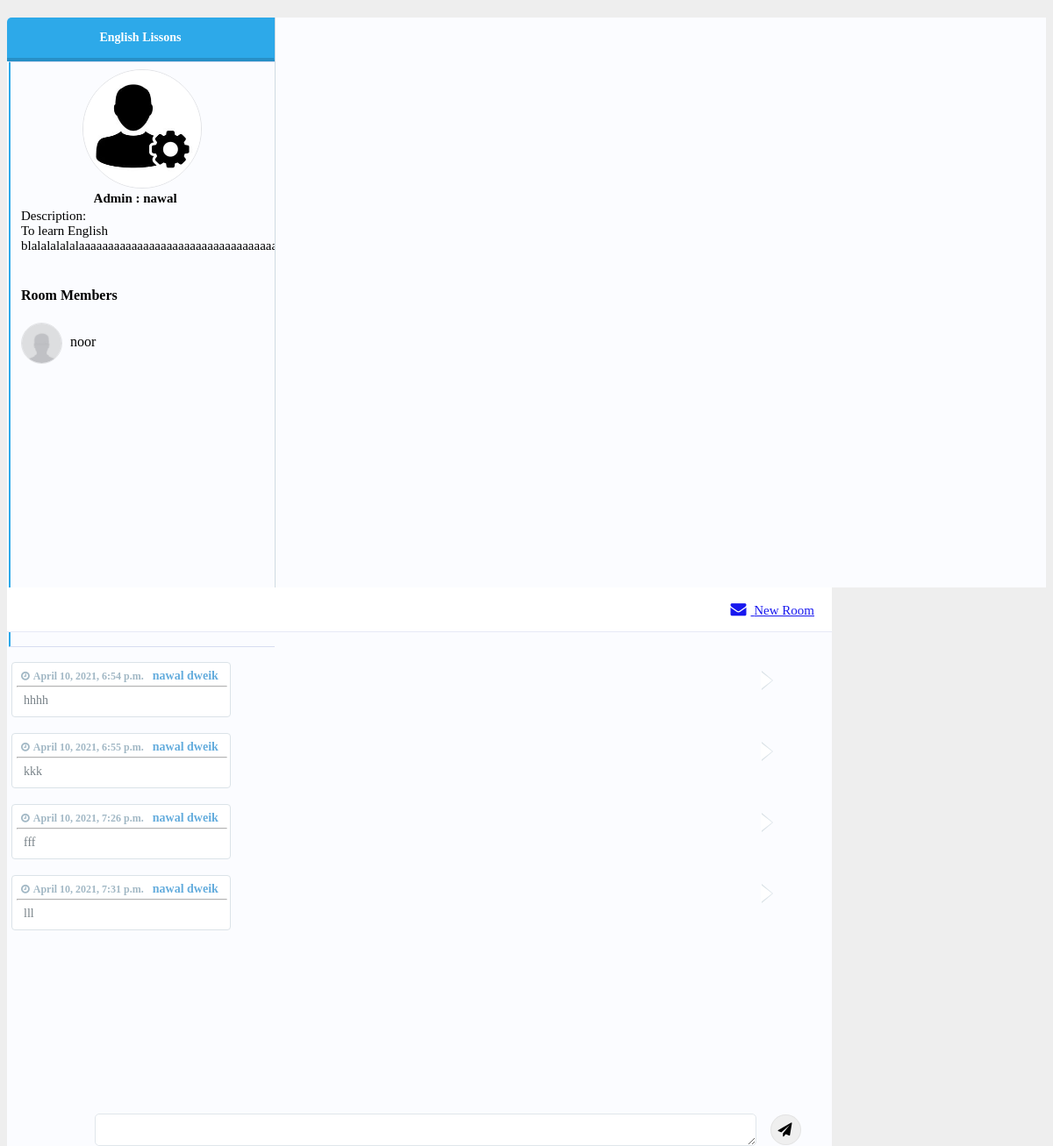
Before: /groups/group_name/2 (signed in) with the older database file.
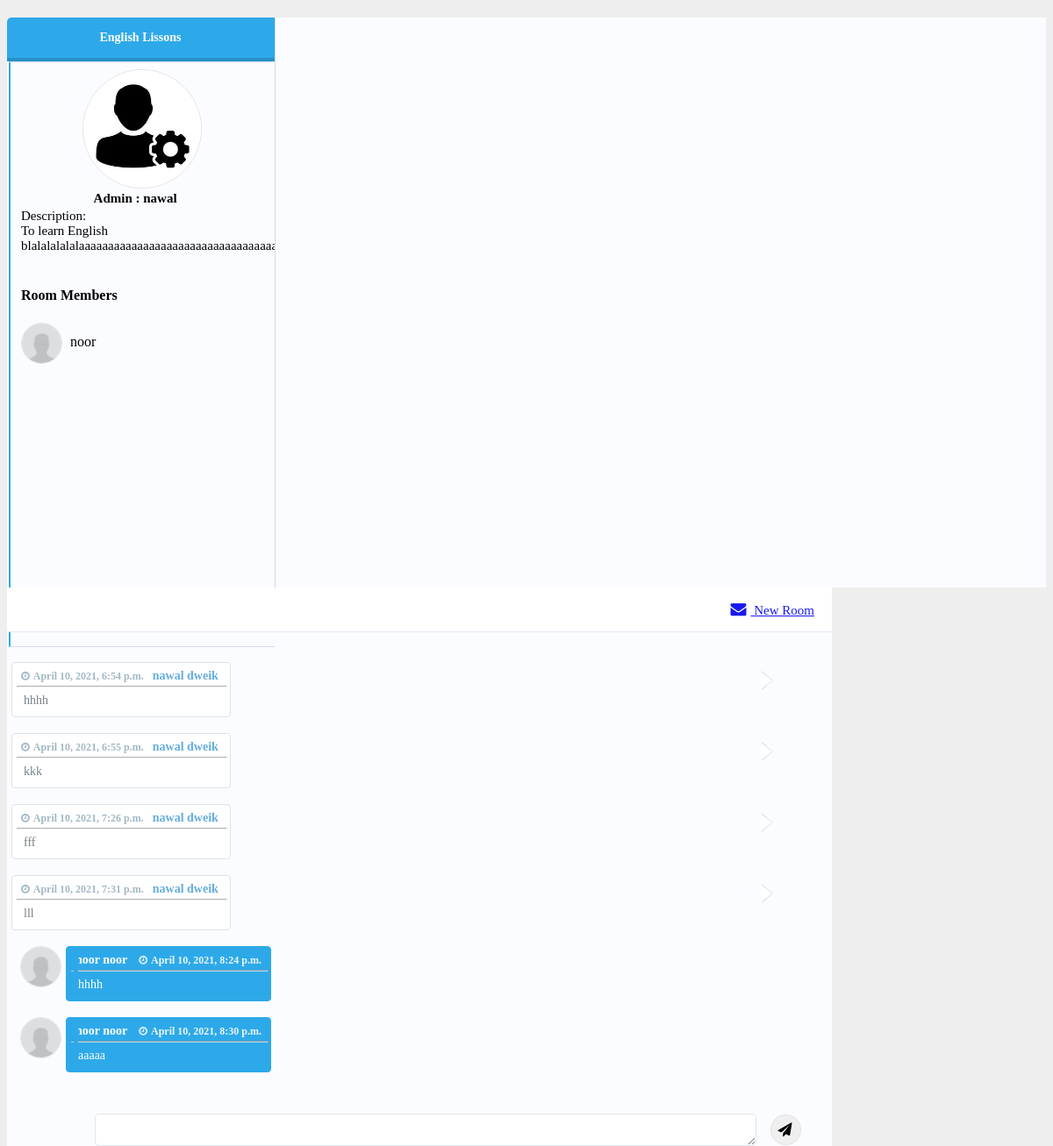
After: the same page with the newer database file.
### app/models.py (models this page shows)
class User(models.Model):
    first_name = models.CharField(max_length=255)
    last_name = models.CharField(max_length=255)
    email = models.CharField(max_length=255)
    password = models.CharField(max_length=255)
    created_at = models.DateTimeField(auto_now_add=True)
    updated_at = models.DateTimeField(auto_now=True)
    objects = BlogManager()

class Message(models.Model):
    context = models.TextField()
    sender = models.ForeignKey(User, related_name= 'messages_sent', on_delete = models.CASCADE )
    group = models.ForeignKey(Group, related_name= 'messages_group', on_delete = models.CASCADE)
    created_at = models.DateTimeField(auto_now_add=True)
    updated_at = models.DateTimeField(auto_now=True)
    objects = MessageManager()

### app/views.py (the view)
# urls.py: path('groups/group_name/<int:group_id>', views.view_group_name),
def view_group_name(request,group_id):
    current_group = models.selected_group(group_id)
    messages = Message.objects.filter(group=current_group)
    context = {
        'group_name': current_group.group_name,
        'group_id': current_group.id,
        'messages': messages,
        'planner': current_group.planner.first_name,
        'plannerId': current_group.planner.id,
        'description': current_group.description,
        'groupUsers': models.users_joining_the_group(request.session['login_user'],group_id)
    }
    return render(request,"group.html",context)

### app/models.py (called while the page is built)
def selected_group(group_id):
    group=Group.objects.get(id=group_id)
    return group

def users_joining_the_group(user_id,group_id):
    this_group = Group.objects.get(id=group_id)
    allGroupJoiners = User.objects.filter(groups=this_group)
    return allGroupJoiners

### app/templates/group.html (shortened to what the changed rows need)
<!DOCTYPE html>
<html lang="en">
<head>
    {% load static %}
    <link rel="stylesheet" href="{% static 'css/dashboard_style.css' %}">
    <link href="https://maxcdn.bootstrapcdn.com/font-awesome/4.3.0/css/font-awesome.min.css" rel="stylesheet">
</head>
<body>
    <div class="container">
        <div class="panel messages-panel">
            <div class="contacts-list">
                <div class="tab-content">
                    <div id="inbox" class="contacts-outter-wrapper tab-pane active">
                        <div class="contacts-outter">
                            <ul class="list-unstyled contacts">
                                <li data-toggle="tab" data-target="#inbox-message-1" class="active">
                                    <br />
                                    <br />
                                    <div>
                                        <h4> Room Members</h4>
                                        {% for groupUser in groupUsers %}
                                        {% if groupUser.id != plannerId %}
                                        <img alt="" class="img-circle medium-image" src="/static/avatar.jpg">
                                        <output>{{groupUser.first_name}}</output>
                                        <br />
                                        {% endif %}
                                        {% endfor %}
                                    </div>
                                </li>
                            </ul>
                        </div>
                    </div>
                </div>
            </div>
            <div class="tab-content">
                <div class="tab-pane message-body active" id="inbox-message-1">
                    <div class="message-chat">
                        <div class="chat-body">
{% for message in messages %}
{% if message.sender.id == request.session.login_user %}
<div class="message my-message">
    <div class="message-body">
        <div class="message-body-inner">
            <div class="message-info">
                <h4> {{message.sender.first_name}}  {{message.sender.last_name}} </h4>
                <h5> <i class="fa fa-clock-o"></i> {{message.created_at}} </h5>
            </div>
            <hr>
            <div class="message-text">
                {{message.context}}
            </div>
        </div>
    </div>
    <br>
</div>
{% endif %}
{% if message.sender.id != request.session.login_user %}
                            <div class="message info">
                                <img alt="" class="img-circle medium-image" src="/static/avatar.jpg">
                                <div class="message-body">
                                    <div class="message-info">
                                        <h4> {{message.sender.first_name}}  {{message.sender.last_name}}</h4>
                                        <h5> <i class="fa fa-clock-o"></i> {{message.created_at}} </h5>
                                    </div>
                                    <hr>
                                    <div class="message-text">
                                        {{message.context}}
                                    </div>
                                </div>
                                <br>
                            </div>
                            {% endif %}
                            {% endfor %}
                        </div>
                        </div>
                    </div>
                </div>
            </div>
        </div>
</body>
</html>

Changed rows visible on the page:
added Message: sender.first_name "noor", sender.last_name "noor", created_at "April 10, 2021, 8:24 p.m.", context "hhhh"
added Message: sender.first_name "noor", sender.last_name "noor", created_at "April 10, 2021, 8:30 p.m.", context "aaaaa"
